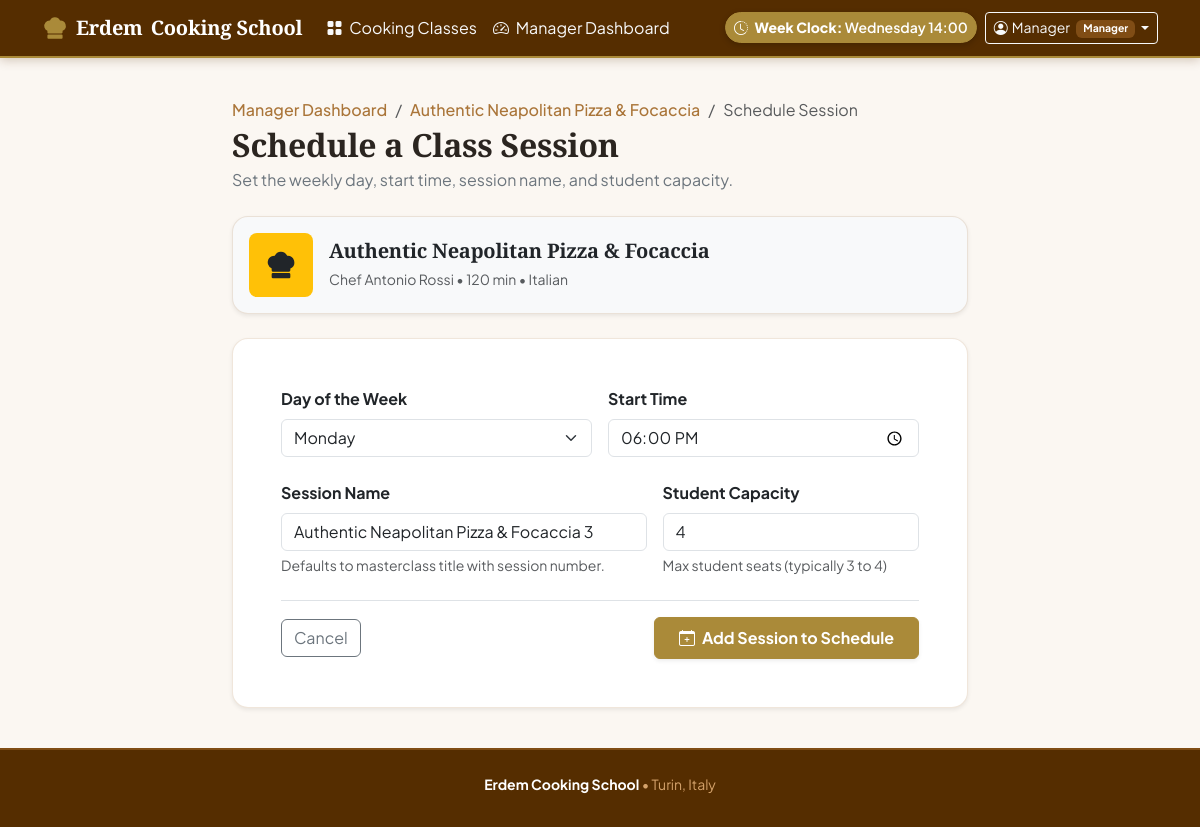
The page /classes/1/sessions/create (signed in) on the database its author committed.
### tables this page shows
CREATE TABLE simulation (
                                        key TEXT PRIMARY KEY,
                                        value TEXT NOT NULL
                                );

CREATE TABLE users (
                                        id INTEGER PRIMARY KEY AUTOINCREMENT,
                                        first_name TEXT NOT NULL,
                                        last_name TEXT NOT NULL,
                                        email TEXT UNIQUE NOT NULL,
                                        password TEXT NOT NULL,
                                        role TEXT NOT NULL CHECK (role IN ('manager', 'student'))
                                );

CREATE TABLE classes (
                                        id INTEGER PRIMARY KEY AUTOINCREMENT,
                                        manager_id INTEGER NOT NULL REFERENCES users(id) ON DELETE CASCADE,
                                        title TEXT NOT NULL,
                                        cuisine TEXT NOT NULL, 
                                        difficulty TEXT NOT NULL,
                                        duration INTEGER NOT NULL,
                                        dietary_category TEXT NOT NULL CHECK(dietary_category IN ('Standard', 'Vegetarian', 'Vegan', 'Gluten-free')),
                                        chef TEXT NOT NULL,
                                        ingredients TEXT NOT NULL,
                                        description TEXT NOT NULL,
                                        photo1 TEXT NOT NULL,
                                        photo2 TEXT NOT NULL,
                                        photo3 TEXT NOT NULL
                                );

### app.py (the view, shortened to what this page needs)
@app.route('/classes/<int:classId>/sessions/create', methods=['GET', 'POST'])
@login_required
def createSession(classId):
    if not current_user.isManager():
        flash("Only cooking school managers can schedule sessions.", "danger")
        return redirect(url_for('index'))
    c = dao.getClassById(classId)
    if not c:
        flash("Class not found.", "danger")
        return redirect(url_for('managerProfile'))
    if c['manager_id'] != current_user.id:
        flash("You can only add sessions to cooking classes you created.", "danger")
        return redirect(url_for('managerProfile'))
    existingSessions = dao.getSessionsByClassId(classId)
    defaultSessionName = f"{c['title']} {len(existingSessions) + 1}"
    return render_template('create_session.html', cookingClass=c, formData={}, defaultSessionName=defaultSessionName)

### app.py (called while the page is built)
@loginManager.user_loader
def loadUser(userId):
    dbUser = dao.getUserById(userId)
    if dbUser:
        return User(
            id=dbUser['id'],
            firstName=dbUser['first_name'],
            lastName=dbUser['last_name'],
            email=dbUser['email'],
            password=dbUser['password'],
            role=dbUser['role']
        )
    return None

@app.context_processor
def injectGlobalContext():
    simDay, simTime = dao.getSimulatedTime()
    return {
        'simulatedDay': simDay,
        'simulatedTime': simTime,
        'daysOfWeek': dao.DAYS_OF_WEEK
    }

### dao.py (called while the page is built)
def getDatabaseConnection():
    conn = sqlite3.connect(DATABASE)
    conn.row_factory = sqlite3.Row
    conn.execute("PRAGMA foreign_keys = ON;")
    return conn

def getSimulatedTime():
    conn = getDatabaseConnection()
    cursor = conn.cursor()
    cursor.execute("SELECT value FROM simulation WHERE key = 'simulated_day';")
    day_row = cursor.fetchone()
    cursor.execute("SELECT value FROM simulation WHERE key = 'simulated_time';")
    time_row = cursor.fetchone()
    conn.close()
    sim_day = day_row['value'] if day_row else 'Wednesday'
    sim_time = time_row['value'] if time_row else '14:00'
    return sim_day, sim_time

def getUserById(userId):
    conn = getDatabaseConnection()
    cursor = conn.cursor()
    cursor.execute("SELECT * FROM users WHERE id = ?;", (userId,))
    user = cursor.fetchone()
    conn.close()
    return user

def getClassById(classId):
    conn = getDatabaseConnection()
    cursor = conn.cursor()
    cursor.execute("""
        SELECT c.*, u.first_name || ' ' || u.last_name AS manager_name, u.email AS manager_email,
               ROUND(AVG(r.score), 1) AS avg_rating,
               COUNT(DISTINCT r.id) AS total_ratings
        FROM classes c
        JOIN users u ON c.manager_id = u.id
        LEFT JOIN sessions s ON c.id = s.class_id
        LEFT JOIN ratings r ON s.id = r.session_id
        WHERE c.id = ?
        GROUP BY c.id;
    """, (classId,))
    c = cursor.fetchone()
    conn.close()
    return c

### models.py (called while the page is built)
    def isManager(self):
        return self.role == 'manager'

### templates/create_session.html (shortened to what this page needs)
{% extends 'base.html' %}
{% block content %}
<div class="row justify-content-center py-3">
  <div class="col-12 col-lg-8">
    <div class="mb-4">
      <nav aria-label="breadcrumb">
        <ol class="breadcrumb mb-1">
          <li class="breadcrumb-item"><a href="{{ url_for('managerProfile') }}" class="text-decoration-none">Manager Dashboard</a></li>
          <li class="breadcrumb-item"><a href="{{ url_for('classDetail', classId=cookingClass.id) }}" class="text-decoration-none">{{ cookingClass.title }}</a></li>
          <li class="breadcrumb-item active" aria-current="page">{% if sessionData %}Edit Session{% else %}Schedule Session{% endif %}</li>
        </ol>
      </nav>
      <h1 class="h2 fw-bold mb-1">{% if sessionData %}Edit Class Session{% else %}Schedule a Class Session{% endif %}</h1>
      <p class="text-secondary">Set the weekly day, start time, session name, and student capacity.</p>
    </div>
    <div class="card border-0 shadow-sm rounded-4 bg-light p-3 mb-4 d-flex flex-row align-items-center gap-3">
      <div class="bg-warning text-dark p-3 rounded-3 fs-3 d-flex align-items-center justify-content-center">
      </div>
      <div>
        <h2 class="h5 fw-bold mb-1 text-dark">{{ cookingClass.title }}</h2>
        <span class="small text-muted">
          Chef {{ cookingClass.chef }} &bull; {{ cookingClass.duration }} min &bull; {{ cookingClass.cuisine }}
        </span>
      </div>
    </div>
    <div class="card border-0 shadow-sm rounded-4 bg-white p-4 p-md-5">
      <form action="{% if sessionData %}{{ url_for('editSession', sessionId=sessionData.id) }}{% else %}{{ url_for('createSession', classId=cookingClass.id) }}{% endif %}" method="POST" novalidate>
        <div class="row g-3 mb-4">
          <div class="col-md-6">
            <label for="dayOfWeek" class="form-label fw-bold">Day of the Week</label>
            <select class="form-select" id="dayOfWeek" name="day_of_week" required>
              {% for day in daysOfWeek %}
              <option value="{{ day }}" {% if formData.get('day_of_week') == day %}selected{% endif %}>{{ day }}</option>
              {% endfor %}
            </select>
          </div>
          <div class="col-md-6">
            <label for="startTime" class="form-label fw-bold">Start Time</label>
            <input type="time" class="form-control" id="startTime" name="start_time" value="{{ formData.get('start_time', '18:00') }}" required>
          </div>
        </div>
        <div class="row g-3 mb-4">
          <div class="col-md-7">
            <label for="kitchen" class="form-label fw-bold">Session Name</label>
            <input type="text" class="form-control" id="kitchen" name="kitchen" value="{{ formData.get('kitchen') or defaultSessionName or cookingClass.title }}" required>
            <div class="form-text">Defaults to masterclass title with session number.</div>
          </div>
          <div class="col-md-5">
            <label for="capacity" class="form-label fw-bold">Student Capacity</label>
            <input type="number" class="form-control" id="capacity" name="capacity" value="{{ formData.get('capacity', '4') }}" min="1" max="12" required>
            <div class="form-text">Max student seats (typically 3 to 4)</div>
          </div>
        </div>
        <div class="d-flex justify-content-between align-items-center pt-3 border-top">
          <a href="{{ url_for('managerProfile') }}" class="btn btn-outline-secondary">
            Cancel
          </a>
          <button type="submit" class="btn btn-warning fw-bold px-4 py-2 shadow-sm">
            {% if sessionData %}
            <i class="bi bi-check-lg me-1"></i> Save Changes
            {% else %}
            <i class="bi bi-calendar-plus me-1"></i> Add Session to Schedule
            {% endif %}
          </button>
        </div>
      </form>
    </div>
  </div>
</div>
{% endblock %}

### templates/base.html (shortened to what this page needs)
<!DOCTYPE html>
<html lang="en">
<head>
  <link href="https://cdn.jsdelivr.net/npm/bootstrap@5.3.3/dist/css/bootstrap.min.css" rel="stylesheet">
  <link rel="stylesheet" href="https://cdn.jsdelivr.net/npm/bootstrap-icons@1.11.3/font/bootstrap-icons.min.css">
  <link rel="stylesheet" href="{{ url_for('static', filename='css/style.css') }}">
</head>
<body class="d-flex flex-column min-vh-100">
  <header class="site-header sticky-top">
    <nav class="navbar navbar-expand-lg navbar-dark py-2">
      <div class="container">
        <a class="navbar-brand d-flex align-items-center gap-2 fw-bold text-white" href="{{ url_for('index') }}">
          <span>Erdem</span> Cooking School
        </a>
        <div class="collapse navbar-collapse" id="navbarMain">
          <ul class="navbar-nav me-auto mb-2 mb-lg-0">
            {% if current_user.is_authenticated %}
            <li class="nav-item">
              <a class="nav-link text-light" href="{{ url_for('classesCatalog') }}">
                <i class="bi bi-grid-fill me-1"></i> Cooking Classes
              </a>
            </li>
            {% endif %}
            {% if current_user.is_authenticated and current_user.isManager() %}
            <li class="nav-item">
              <a class="nav-link text-light" href="{{ url_for('managerProfile') }}">
                <i class="bi bi-speedometer2 me-1"></i> Manager Dashboard
              </a>
            </li>
            {% elif current_user.is_authenticated and current_user.isStudent() %}
            <li class="nav-item">
              <a class="nav-link text-light" href="{{ url_for('studentProfile') }}">
                <i class="bi bi-calendar-check me-1"></i> Student Dashboard
              </a>
            </li>
            {% endif %}
          </ul>
          <div class="d-flex align-items-center flex-wrap gap-2 ms-auto">
            <button type="button" class="btn btn-sm btn-outline-warning rounded-pill" data-bs-toggle="modal"
              data-bs-target="#clockModal">
              <i class="bi bi-clock-history me-1"></i>
              <strong>Week Clock:</strong> {{ simulatedDay }} {{ simulatedTime }}
            </button>
            {% if current_user.is_authenticated %}
            <div class="dropdown">
              <button class="btn btn-sm btn-outline-light dropdown-toggle" type="button" data-bs-toggle="dropdown">
                <i class="bi bi-person-circle me-1"></i>{{ current_user.firstName }}
                <span class="badge bg-secondary ms-1">{{ current_user.role|capitalize }}</span>
              </button>
            </div>
            {% else %}
            {% if request.endpoint not in ('login', 'register') %}
            <a href="{{ url_for('login') }}" class="btn btn-sm btn-warning fw-semibold">
              <i class="bi bi-box-arrow-in-right me-1"></i> Log In
            </a>
            {% endif %}
            {% endif %}
          </div>
        </div>
      </div>
    </nav>
  </header>
  <main id="main-content" class="py-4 flex-grow-1">
    <div class="container">
      {% block content %}{% endblock %}
    </div>
  </main>
  <footer class="site-footer py-4 mt-auto">
    <div class="container text-center small">
      <div class="mb-2">
        <strong class="text-white">Erdem Cooking School</strong> &bull; Turin, Italy
      </div>
    </div>
  </footer>
</body>
</html>

### static/css/style.css (style rules this page uses)
:root { --primary-darkest: #552d00; --primary-dark: #804d15; --primary-base: #aa7539; --primary-light: #d4a26a; --primary-lightest: #ffd7aa; --bg-app: #fbf7f2; --sec1-light: #ffe7aa; --sec1-mid: #d4b66a; --sec1-base: #aa8a39; --sec1-dark: #806115; --sec1-darkest: #553d00; --sec2-light: #ffbaaa; --sec2-mid: #d47f6a; --sec2-base: #aa4e39; --sec2-dark: #802a15; --sec2-darkest: #551000; }
body { background-color: var(--bg-app); color: #2b2520; font-family: 'Plus Jakarta Sans', system-ui, -apple-system, sans-serif; -webkit-font-smoothing: antialiased; }
h1, h2, h3, .navbar-brand { font-family: 'Playfair Display', Georgia, serif; letter-spacing: -0.01em; }
.site-header { background-color: var(--primary-darkest) !important; border-bottom: 2px solid var(--sec1-base); box-shadow: 0 2px 10px rgba(85, 45, 0, 0.25); }
.site-footer { background-color: var(--primary-darkest) !important; color: var(--primary-light) !important; border-top: 2px solid var(--primary-dark); }
.site-footer strong { color: #ffffff; }
.text-warning, svg.text-warning, i.text-warning { color: var(--sec1-base) !important; }
.btn-warning { background-color: var(--sec1-base) !important; border-color: var(--sec1-base) !important; color: #ffffff !important; font-weight: 600; transition: all 0.2s ease-in-out; }
.btn-outline-warning { color: var(--sec1-darkest) !important; border-color: var(--sec1-base) !important; background-color: transparent; font-weight: 600; transition: all 0.2s ease-in-out; }
.site-header .btn-outline-warning, .clock-btn { background-color: var(--sec1-base) !important; border-color: var(--sec1-base) !important; color: #ffffff !important; font-weight: 600; box-shadow: 0 2px 6px rgba(0, 0, 0, 0.2); }
.badge.bg-secondary { background-color: var(--primary-dark) !important; color: #ffffff !important; }
.card { border: 1px solid rgba(170, 117, 57, 0.18) !important; }
.breadcrumb a { color: var(--primary-base); font-weight: 500; }

### rows shown on the page
simulation: value "Wednesday"
simulation: value "14:00"
users: firstName "Manager", role "Manager"
classes: title "Authentic Neapolitan Pizza & Focaccia", chef "Antonio Rossi", duration "120", cuisine "Italian"

### other values the page prints
form field day_of_week "Monday"
